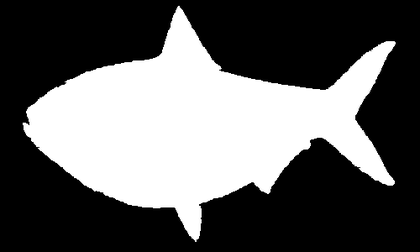
%> input picture data/bw_fish1.png, 420 x 252 px, shrunk from 500 x 300 before the run
$ octave test_ransac.m   (GNU Octave 9; MATLAB toolbox functions it lacks are replaced by stand-ins)
%> lines starting %> are read from the running program, lines starting %| are printed output that depends on the picture; in (x1, y1, x2, y2) boxes, pixels count from 0 and x2, y2 are one past the last pixel; in counts of white or black regions, pixels touching at a corner belong together; the program's own positions count from 1
### code/shapeContext.m
function [ assignment, cost ] = shapeContext( pts1, pts2, dist_bin_nb, angle_bin_nb, dummy_eps, dummy_nb)
% Implementation of Belongie, Malik and Puzicha's Shape Contexts, with the non invariant case.

% Usage:   [ assignment, cost ] = shapeContext( pts1, pts2, dist_bin_nb, angle_bin_nb, dummy_eps, dummy_nb)
%
% Arguments:
%             pts1  - First set of points m x 2
%             pts2  - Second set of points n x 2
%      dist_bin_nb  - Number of bins along the radius
%     angle_bin_nb  - Number of bins along the angles
%       dummmy_eps  - Value of the dummy nodes in the cost matrix (optional)
%        dummny_nb  - Number of dummy nodes (optional)
%
% Returns:
%        assignment - Vector of indices matching pts1 to pts2, not all points are matched
%              cost - Earth Mover's Distance cost computer with Hungarian algo.

% Example:
% I1 = imread('..\data\bw_fish5.png');
% BW1 = imbinarize(I1);
% C1 = bwboundaries(BW1,4);
% C1 = C1{1};
% C1 = C1(1:5:end,:);
%
% I2 = imread('..\data\bw_fish5.png');
% BW2 = imbinarize(I2);
% C2 = bwboundaries(BW2,4);
% C2 = C2{1};
% C2 = C2(1:5:end,:);
%
% %Compute
% [assign,cost] = shapeContext(C1, C2, 5, 6);
%
% % The point matching is done so:
% assign = assign(1:length(C1));
% assign = [linspace(1,length(assign),length(assign)); assign];
% assign(:,assign(2,:) == 0) = []; % For unequal cases
% assign(:,assign(2,:) > length(C2)) = [];
%
% %Corresponding pts
% C1 = C1(assign(1,:),:);
% C2 = C1(assign(2,:),:);

% Reference: Belongie, S., Malik, J., & Puzicha, J. (2001).
% Shape context: A new descriptor for shape matching and object recognition.
% In Advances in neural information processing systems (pp. 831-837).

% Copyright (c) Adrian Szatmari
% Author: Adrian Szatmari
% Date: 2017-11-30
% License: MIT, patent permitting
%
% Permission is hereby granted, free of charge, to any person obtaining a copy
% of this software and associated documentation files (the "Software"), to deal
% in the Software without restriction, subject to the following conditions:
%
% The above copyright notice and this permission notice shall be included in
% all copies or substantial portions of the Software.
%
% The Software is provided "as is", without warranty of any kind.

% Check number of inputs.
if nargin > 6
    error('bmpInv:TooManyInputs', ...
        'requires at most 6 optional inputs');
end

% Fill in unset optional values.
switch nargin
    case 2
        dist_bin_nb = 5;
        angle_bin_nb = 6;
        dummy_eps = 0;
        dummy_nb = 0;
    case 3
        angle_bin_nb = 6;
        dummy_eps = 0;
        dummy_nb = 0;
    case 4
        dummy_eps = 0;
        dummy_nb = 0;
    case 5
        dummy_nb = 0;
end

%Pairwise distances and angles,
distances1 = pdist2(pts1, pts1,'euclidean');
mean_dist1 = sum(sum(distances1))/(length(pts1)^2);
distances1 = distances1/mean_dist1; %scale inv

distances2 = pdist2(pts2, pts2,'euclidean');
mean_dist2 = sum(sum(distances2))/(length(pts2)^2);
distances2 = distances2/mean_dist2; %scale inv

angles1 = buildAngles(pts1); %absolute
angles2 = buildAngles(pts2); %absolute

%Declare bins
radius = mean([mean_dist1,mean_dist2]);
dist_edges = logspace(0,(log(radius)/log(10)),dist_bin_nb+1)-1;
angle_edges = linspace(0,2*pi,angle_bin_nb+1);
angle_edges(end) = []; %because hist3 will bin whatever is past angle_edges(end)

%2D binning of the pairwise distances and angles
hist1 = zeros(size(pts1,1),length(dist_edges)*length(angle_edges));
for i = 1:size(pts1,1)
    res = hist3([distances1(:,i),angles1(:,i)],'Edges', {dist_edges, angle_edges});
    hist1(i,:) = reshape(res,1,length(dist_edges)*length(angle_edges));
end
hist1 = hist1/sum(sum(hist1(1,:))); %same number of points

hist2 = zeros(size(pts2,1),length(dist_edges)*length(angle_edges));
for i = 1:size(pts2,1)
    res = hist3([distances2(:,i),angles2(:,i)],'Edges', {dist_edges, angle_edges});
    hist2(i,:) = reshape(res, 1,length(dist_edges)*length(angle_edges));
end
hist2 = hist2/sum(sum(hist2(1,:))); %same number of points

%Chi Squared distance of histograms
cost_mat_rel = chisq(hist1, hist2);

%Add potential dummy nodes
dim = size(cost_mat_rel);
big = dummy_eps*ones(dim(1)+dummy_nb, dim(2)+dummy_nb);
big(1:dim(1),1:dim(2)) = cost_mat_rel;
%Something big (1000), so that the dummy points dont get matched together
big(dim(1)+1:end, dim(2)+1:end) = 1000;
cost_mat_rel = big;

%Hungarian method accepts non square cost matrices
[assignment,cost] = munkres(cost_mat_rel);
end

### code/buildAngles.m
function [ abs_angles ] = buildAngles( contour )
% [abs_angles] = buildAngles(contour) returns a matrix of pairwise angles between the points of contour.
% abs_angles(i,j) represents the absolute angle between point i and j on the contour.

% Example: a contour with m points
%{
m = 10;
contour = rand(m,2);
[abs_angles] = buildAngles(contour);
%}

% Copyright (c) Adrian Szatmari
% Author: Adrian Szatmari
% Date: 2017-11-30
% License: MIT, patent permitting
%
% Permission is hereby granted, free of charge, to any person obtaining a copy
% of this software and associated documentation files (the "Software"), to deal
% in the Software without restriction, subject to the following conditions:
%
% The above copyright notice and this permission notice shall be included in
% all copies or substantial portions of the Software.
%
% The Software is provided "as is", without warranty of any kind.

diff_rows = contour(:,1) - contour(:,1)';
diff_cols = contour(:,2) - contour(:,2)';
abs_angles = atan2(diff_rows,diff_cols);
end

### code/chisq.m
function [D] = chisq(X,Y)
%From Peter Kovesi
%%% supposedly it's possible to implement this without a loop!
m = size(X,1);  n = size(Y,1);
mOnes = ones(1,m); D = zeros(m,n);
for i=1:n
  yi = Y(i,:);  yiRep = yi( mOnes, : );
  s = yiRep + X;    d = yiRep - X;
  D(:,i) = sum( d.^2 ./ (s+eps), 2 );
end
D = D/2;

% [7 lines of commented-out code are left out]

end

### code/munkres.m
function [assignment,cost] = munkres(costMat)
% MUNKRES   Munkres (Hungarian) Algorithm for Linear Assignment Problem.
%
% [ASSIGN,COST] = munkres(COSTMAT) returns the optimal column indices,
% ASSIGN assigned to each row and the minimum COST based on the assignment
% problem represented by the COSTMAT, where the (i,j)th element represents the cost to assign the jth
% job to the ith worker.
%
% Partial assignment: This code can identify a partial assignment is a full
% assignment is not feasible. For a partial assignment, there are some
% zero elements in the returning assignment vector, which indicate
% un-assigned tasks. The cost returned only contains the cost of partially
% assigned tasks.

% This is vectorized implementation of the algorithm. It is the fastest
% among all Matlab implementations of the algorithm.

% Examples
% Example 1: a 5 x 5 example
%{
[assignment,cost] = munkres(magic(5));
disp(assignment); % 3 2 1 5 4
disp(cost); %15
%}
% Example 2: 400 x 400 random data
%{
n=400;
A=rand(n);
tic
[a,b]=munkres(A);
toc                 % about 2 seconds
%}
% Example 3: rectangular assignment with inf costs
%{
A=rand(10,7);
A(A>0.7)=Inf;
[a,b]=munkres(A);
%}
% Example 4: an example of partial assignment
%{
A = [1 3 Inf; Inf Inf 5; Inf Inf 0.5];
[a,b]=munkres(A)
%}
% a = [1 0 3]
% b = 1.5
% Reference:
% "Munkres' Assignment Algorithm, Modified for Rectangular Matrices",
% http://csclab.murraystate.edu/bob.pilgrim/445/munkres.html

% version 2.3 by Yi Cao at Cranfield University on 11th September 2011

assignment = zeros(1,size(costMat,1));
cost = 0;

validMat = costMat == costMat & costMat < Inf;
bigM = 10^(ceil(log10(sum(costMat(validMat))))+1);
costMat(~validMat) = bigM;

% costMat(costMat~=costMat)=Inf;
% validMat = costMat<Inf;
validCol = any(validMat,1);
validRow = any(validMat,2);

nRows = sum(validRow);
nCols = sum(validCol);
n = max(nRows,nCols);
if ~n
    return
end

maxv=10*max(costMat(validMat));

dMat = zeros(n) + maxv;
dMat(1:nRows,1:nCols) = costMat(validRow,validCol);

%*************************************************
% Munkres' Assignment Algorithm starts here
%*************************************************

%%%%%%%%%%%%%%%%%%%%%%%%%%%%%%%%%%%%%%%%%%%%%%%%%%%%%%%%%
%   STEP 1: Subtract the row minimum from each row.
%%%%%%%%%%%%%%%%%%%%%%%%%%%%%%%%%%%%%%%%%%%%%%%%%%%%%%%%%
minR = min(dMat,[],2);
minC = min(bsxfun(@minus, dMat, minR));

%**************************************************************************
%   STEP 2: Find a zero of dMat. If there are no starred zeros in its
%           column or row start the zero. Repeat for each zero
%**************************************************************************
zP = dMat == bsxfun(@plus, minC, minR);

starZ = zeros(n,1);
while any(zP(:))
    [r,c]=find(zP,1);
    starZ(r)=c;
    zP(r,:)=false;
    zP(:,c)=false;
end

while 1
%**************************************************************************
%   STEP 3: Cover each column with a starred zero. If all the columns are
%           covered then the matching is maximum
%**************************************************************************
    if all(starZ>0)
        break
    end
    coverColumn = false(1,n);
    coverColumn(starZ(starZ>0))=true;
    coverRow = false(n,1);
    primeZ = zeros(n,1);
    [rIdx, cIdx] = find(dMat(~coverRow,~coverColumn)==bsxfun(@plus,minR(~coverRow),minC(~coverColumn)));
    while 1
        %**************************************************************************
        %   STEP 4: Find a noncovered zero and prime it.  If there is no starred
        %           zero in the row containing this primed zero, Go to Step 5.
        %           Otherwise, cover this row and uncover the column containing
        %           the starred zero. Continue in this manner until there are no
        %           uncovered zeros left. Save the smallest uncovered value and
        %           Go to Step 6.
        %**************************************************************************
        cR = find(~coverRow);
        cC = find(~coverColumn);
        rIdx = cR(rIdx);
        cIdx = cC(cIdx);
        Step = 6;
        while ~isempty(cIdx)
            uZr = rIdx(1);
            uZc = cIdx(1);
            primeZ(uZr) = uZc;
            stz = starZ(uZr);
            if ~stz
                Step = 5;
                break;
            end
            coverRow(uZr) = true;
            coverColumn(stz) = false;
            z = rIdx==uZr;
            rIdx(z) = [];
            cIdx(z) = [];
            cR = find(~coverRow);
            z = dMat(~coverRow,stz) == minR(~coverRow) + minC(stz);
            rIdx = [rIdx(:);cR(z)];
            cIdx = [cIdx(:);stz(ones(sum(z),1))];
        end
        if Step == 6
            % *************************************************************************
            % STEP 6: Add the minimum uncovered value to every element of each covered
            %         row, and subtract it from every element of each uncovered column.
            %         Return to Step 4 without altering any stars, primes, or covered lines.
            %**************************************************************************
            [minval,rIdx,cIdx]=outerplus(dMat(~coverRow,~coverColumn),minR(~coverRow),minC(~coverColumn));
            minC(~coverColumn) = minC(~coverColumn) + minval;
            minR(coverRow) = minR(coverRow) - minval;
        else
            break
        end
    end
    %**************************************************************************
    % STEP 5:
    %  Construct a series of alternating primed and starred zeros as
    %  follows:
    %  Let Z0 represent the uncovered primed zero found in Step 4.
    %  Let Z1 denote the starred zero in the column of Z0 (if any).
    %  Let Z2 denote the primed zero in the row of Z1 (there will always
    %  be one).  Continue until the series terminates at a primed zero
    %  that has no starred zero in its column.  Unstar each starred
    %  zero of the series, star each primed zero of the series, erase
    %  all primes and uncover every line in the matrix.  Return to Step 3.
    %**************************************************************************
    rowZ1 = find(starZ==uZc);
    starZ(uZr)=uZc;
    while rowZ1>0
        starZ(rowZ1)=0;
        uZc = primeZ(rowZ1);
        uZr = rowZ1;
        rowZ1 = find(starZ==uZc);
        starZ(uZr)=uZc;
    end
end

% Cost of assignment
rowIdx = find(validRow);
colIdx = find(validCol);
starZ = starZ(1:nRows);
vIdx = starZ <= nCols;
assignment(rowIdx(vIdx)) = colIdx(starZ(vIdx));
pass = assignment(assignment>0);
pass(~diag(validMat(assignment>0,pass))) = 0;
assignment(assignment>0) = pass;
cost = trace(costMat(assignment>0,assignment(assignment>0)));

% [8 lines left out: function outerplus, not called in this run]

### code/vizSC.m
function [ ] = vizSC( contour1, contour2, assign, str)
% Simple visualization tool for contour matching.

% Usage:   [ ] = vizSC( contour1, contour2, assign, str)
%
% Arguments:
%         contour1  - First set of points m x 2
%         contour1  - Second set of points n x 2
%           assign  - Correspondance between contour1 and contour2, should be 2 x min(m,n)
%              str  - String that is the title

% Copyright (c) Adrian Szatmari
% Author: Adrian Szatmari
% Date: 2017-11-30
% License: MIT, patent permitting
%
% Permission is hereby granted, free of charge, to any person obtaining a copy
% of this software and associated documentation files (the "Software"), to deal
% in the Software without restriction, subject to the following conditions:
%
% The above copyright notice and this permission notice shall be included in
% all copies or substantial portions of the Software.
%
% The Software is provided "as is", without warranty of any kind.

% Viz
z1 = zeros(length(contour1),1);
z2 = 500*ones(length(contour2),1);
contour1z = [contour1, z1];
contour2z = [contour2, z2];

figure;
hold on;
for i = 1:length(assign)
    P1 = contour1z(assign(1,i),:);
    P2 = contour2z(assign(2,i),:);
    pts = [P1; P2];
    p1 = plot3(pts(:,1), pts(:,2), pts(:,3), 'DisplayName',' 1.5', 'LineWidth', 1);
    p1.Color(4) = 0.5;
end
title(str);
camorbit(-20,-20)
hold off;
end

### code/test_ransac.m
%For this to work, please download the kovesiMIT package from
%http://www.peterkovesi.com/matlabfns/


% Copyright (c) Adrian Szatmari
% Author: Adrian Szatmari
% Date: 2017-11-30
% License: MIT, patent permitting
%
% Permission is hereby granted, free of charge, to any person obtaining a copy
% of this software and associated documentation files (the "Software"), to deal
% in the Software without restriction, subject to the following conditions:
%
% The above copyright notice and this permission notice shall be included in
% all copies or substantial portions of the Software.
%
% The Software is provided "as is", without warranty of any kind.

%I2 is the partially occluded version of I1
I1 = imread('..\data\bw_fish1.png');
%> I1 is the input picture: size 252x420 uint8; min 0, max 255, mean 95.2
BW1 = imbinarize(I1);
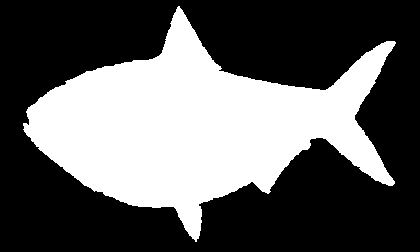
%> BW1: size 252x420 logical; 37.4% white; 1 white region, box (x1, y1, x2, y2) and area: (23, 6, 396, 242) 39537
C1 = bwboundaries(BW1,4);
%> C1 = 1 boundary; box (x1, y1, x2, y2) and points: (23, 6, 396, 242) 1072
C1 = C1{1};
%> C1 = 1072 rows, first 12: [124 24; 124 25; 124 26; 124 27; 125 28; 126 29; 125 30; 124 30; 123 30; 122 30; 121 30; 120 30]
C1 = C1(1:5:end,:);
%> C1 = 215 rows, first 12: [124 24; 126 29; 121 30; 116 28; 111 28; 107 31; 104 36; 99 40; 96 45; 93 49; 90 54; 88 59]

I2 = imread('..\data\bw_fish1_occ.png');
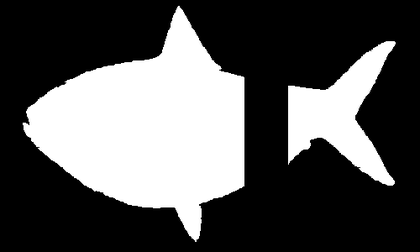
%> input picture data/bw_fish1_occ.png, 420 x 252 px, shrunk from 500 x 300 before the run
%> I2 is the input picture: size 252x420 uint8; min 0, max 255, mean 84.5
BW2 = imbinarize(I2);
%> BW2: size 252x420 logical; 33.1% white; 2 white regions, box (x1, y1, x2, y2) and area: (23, 6, 244, 242) 28154, (288, 41, 396, 186) 6900
C2 = bwboundaries(BW2,4);
%> C2 = 2 boundaries; box (x1, y1, x2, y2) and points: (23, 6, 244, 242) 702, (288, 41, 396, 186) 457
C2 = [C2{1};C2{2}]; %Two boundaries
%> C2 = 1159 rows, first 12: [124 24; 124 25; 124 26; 124 27; 125 28; 126 29; 125 30; 124 30; 123 30; 122 30; 121 30; 120 30]
C2 = C2(1:5:end,:);
%> C2 = 232 rows, first 12: [124 24; 126 29; 121 30; 116 28; 111 28; 107 31; 104 36; 99 40; 96 45; 93 49; 90 54; 88 59]

%Compute without dummy nodes
[assign,cost] = shapeContext(C1, C2, 5, 6);
%> in shapeContext, `mean_dist1 = sum(sum(distances1))/(length(pts1)^2);`: mean_dist1 = 161.8
%> in shapeContext, `mean_dist2 = sum(sum(distances2))/(length(pts2)^2);`: mean_dist2 = 155.4
%> in buildAngles (call 2), `abs_angles = atan2(diff_rows,diff_cols);`:
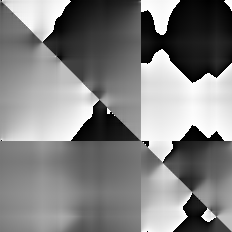
%> abs_angles: size 232x232 double; min -3.14, max 3.14, mean 0.0575; drawn with min black and max white
%> in shapeContext, `radius = mean([mean_dist1,mean_dist2]);`: radius = 158.6
%> in shapeContext, `dist_edges = logspace(0,(log(radius)/log(10)),dist_bin_nb+1)-1;`: dist_edges = [0 1.75 6.59 19.9 56.58 157.6]
%> in shapeContext, `hist1 = zeros(size(pts1,1),length(dist_edges)*length(angle_edges));`: hist1: size 215x36 double; every value is 0
%> after the loop in shapeContext, `for i = 1:size(pts1,1)`: hist1: size 215x36 double; min 0, max 108, mean 3
%> in shapeContext, `hist2 = zeros(size(pts2,1),length(dist_edges)*length(angle_edges));`: hist2: size 232x36 double; every value is 0
%> after the loop in shapeContext, `for i = 1:size(pts2,1)`:
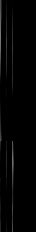
%> hist2: size 232x36 double; min 0, max 124, mean 3.3
%> after the loop in chisq, `for i=1:n`:
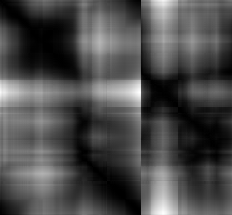
%> D: size 215x232 double; min 3.93e-07, max 2.76, mean 0.818; drawn with min black and max white
%> in munkres, `validMat = costMat == costMat & costMat < Inf;`: validMat: size 215x232 logical; every value is 1
%> in munkres, `bigM = 10^(ceil(log10(sum(costMat(validMat))))+1);`: bigM = 1000000
%> in munkres, `validCol = any(validMat,1);`: validCol = 232 logical values, 232 true
%> in munkres, `validRow = any(validMat,2);`: validRow = 215 logical values, 215 true
%> in munkres, `nRows = sum(validRow);`: nRows = 215
%> in munkres, `nCols = sum(validCol);`: nCols = 232
%> in munkres, `maxv=10*max(costMat(validMat));`: maxv = 13.78
%> in munkres, `dMat = zeros(n) + maxv;`: dMat: size 232x232 double; every value is 13.78
%> in munkres, `minR = min(dMat,[],2);`: minR = 232 values, max 13.78 at index 216, min 1.96e-07 at index 193, mean 1.01
%> in munkres, `minC = min(bsxfun(@minus, dMat, minR));`: minC = 232 values from 0 to 0
%> in munkres, `zP = dMat == bsxfun(@plus, minC, minR);`:
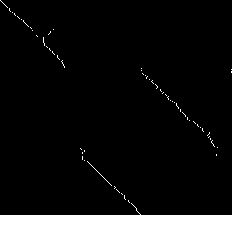
%> zP: size 232x232 logical; 7.7% white; 62 white regions (60 under 20 px), largest, box (x1, y1, x2, y2) and area: (0, 203, 232, 232) 3956, (87, 161, 112, 186) 25
%> the loop in munkres, `while any(zP(:))` made 166 passes
%> (r, c) on passes 1 to 3: (1, 1), (2, 2), (3, 3)
%> after the loop in munkres, `while any(zP(:))`: zP: size 232x232 logical; 7.73% of pixels changed, all inside (x1, y1, x2, y2) = (0, 0, 232, 232)
%> after the loop in munkres, `while any(zP(:))`: starZ = 232 values, max 232 at index 70, min 0 at index 10, mean 74.12
%> the loop in munkres, `while 1` made 67 passes
%> after the loop in munkres, `while 1`: cIdx = 82; coverColumn = 232 logical values, 60 true; coverRow = 232 logical values, 171 true; minC = 232 values, max 0.0378 at index 151, min 0 at index 83, mean 0.0164; minR = 232 values, max 13.74 at index 216, min -0.0359 at index 16, mean 0.999; minval = 0.000999; primeZ = 232 values, max 231 at index 70, min 0 at index 103, mean 90.66; rIdx = 159; starZ = 232 values, max 232 at index 70, min 1 at index 1, mean 116.5
%> in munkres, `rowIdx = find(validRow);`: rowIdx = 215 values from 1 to 215
%> in munkres, `colIdx = find(validCol);`: colIdx = 232 values from 1 to 232
%> in munkres, `starZ = starZ(1:nRows);`: starZ = 215 values, max 232 at index 70, min 1 at index 1, mean 115.6
%> in munkres, `vIdx = starZ <= nCols;`: vIdx = 215 logical values, 215 true
%> in munkres, `pass = assignment(assignment>0);`: pass has the same summary as starZ
%> in munkres, `cost = trace(costMat(assignment>0,assignment(assignment>0)));`: cost = 1.2
%> in shapeContext, `[assignment,cost] = munkres(cost_mat_rel);`: assignment has the same summary as starZ in munkres
%> assign has the same summary as starZ in munkres; cost = 1.2

% The point matching is done so:
assign = assign(1:length(C1));
assign = [linspace(1,length(assign),length(assign)); assign];
%> assign = 215 columns, first 8: [1 2 3 4 5 6 7 8; 1 2 3 4 5 6 7 8]
assign(:,assign(2,:) == 0) = []; % For unequal cases
assign(:,assign(2,:) > length(C2)) = [];

vizSC(C1,C2,assign,'Before RANSAC');
%> in vizSC, `contour1z = [contour1, z1];`: contour1z = 215 rows, first 12: [124 24 0; 126 29 0; 121 30 0; 116 28 0; 111 28 0; 107 31 0; 104 36 0; 99 40 0; 96 45 0; 93 49 0; 90 54 0; 88 59 0]
%> in vizSC, `contour2z = [contour2, z2];`: contour2z = 232 rows, first 12: [124 24 500; 126 29 500; 121 30 500; 116 28 500; 111 28 500; 107 31 500; 104 36 500; 99 40 500; 96 45 500; 93 49 500; 90 54 500; 88 59 500]
%> the loop in vizSC, `for i = 1:length(assign)` made 215 passes
%> pts on passes 1 to 3: [124 24 0; 124 24 500], [126 29 0; 126 29 500], [121 30 0; 121 30 500]
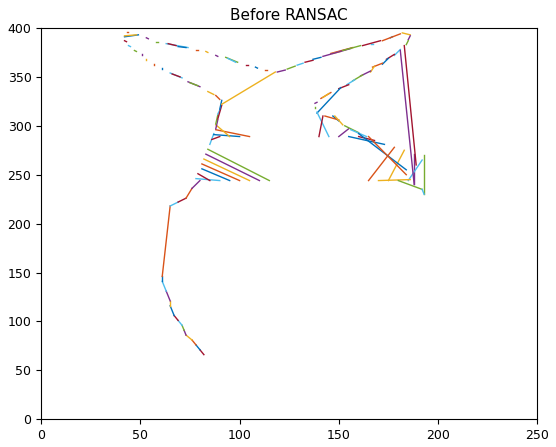
%> figure redrawn from the program's plot data

C1_permute = C1(assign(1,:),:);
%> C1_permute has the same summary as C1
C2_permute = C2(assign(2,:),:);
%> C2_permute has the same summary as C1

% RANSAC
t = 0.001;
%> (the run ends here)
